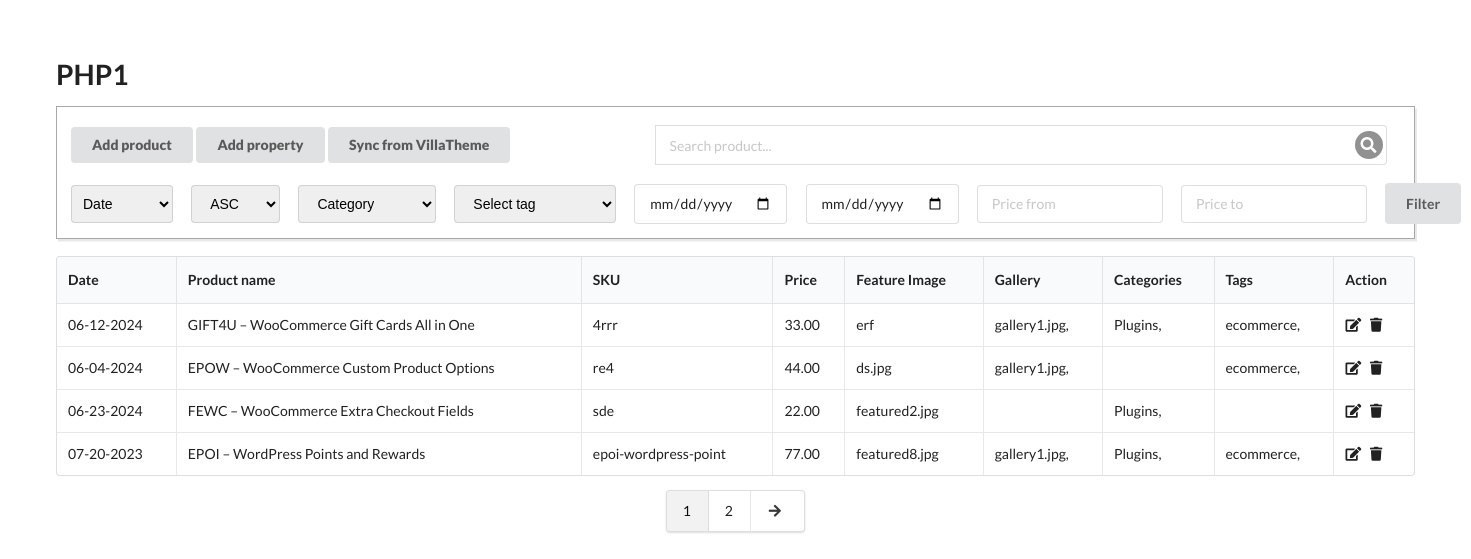
Screenshot of /web_php/web2/index.php with the database file from the repository.
### tables this page shows
CREATE TABLE `products` (
  `id` int(11) NOT NULL,
  `sku` varchar(20) DEFAULT NULL,
  `title` varchar(50) DEFAULT NULL,
  `price` decimal(12,2) DEFAULT NULL,
  `featured_image` varchar(100) DEFAULT NULL,
  `date` date DEFAULT NULL
);

CREATE TABLE `gallery` (
  `id` int(11) NOT NULL,
  `name` varchar(100) NOT NULL
);

CREATE TABLE `category` (
  `id` int(11) NOT NULL,
  `name` varchar(200) NOT NULL
);

CREATE TABLE `tags` (
  `id` int(11) NOT NULL,
  `name` varchar(100) NOT NULL
);

### web_php/web2/index.php (the view, shortened to what this page needs)
<?php
include("db.php");
$products_per_page = 4;
$current_page = isset($_GET['page']) ? (int)$_GET['page'] : 1;
$offset = ($current_page - 1) * $products_per_page;
$total_products_query = "SELECT COUNT(*) as total FROM products WHERE 1=1";
$query = "SELECT * FROM products WHERE 1=1";
$sort_option = "";
$date_filter = "";
$begin_date = "";
$end_date = "";
$price_from = "";
$price_to = "";
$query .= " LIMIT $products_per_page OFFSET $offset";
$total_products_result = mysqli_query($conn, $total_products_query);
$total_products_row = mysqli_fetch_assoc($total_products_result);
$total_products = $total_products_row['total'];
$total_pages = ceil($total_products / $products_per_page);
?>
<!DOCTYPE html>
<html lang="en">
<head>
    <link rel="stylesheet" href="https://cdnjs.cloudflare.com/ajax/libs/semantic-ui/2.5.0/semantic.min.css" />
    <link rel="stylesheet" href="style.css">
</head>
<body>
    <h1>PHP1</h1>
    <header>
        <div class="ui secondary menu">
            <a href="add.php" class="ui button openModal">Add product</a>
            <a href="add_property.php" class="ui button">Add property</a>
            <a class="ui button">Sync from VillaTheme</a>
            <div class="right menu">
                <form action="" method="post">
                    <div class="item">
                        <div class="ui icon input">
                            <input name="search" class="search_input" type="text" placeholder="Search product...">
                            <button name="search_btn" class="search_btn">
                                <i class="search link icon"></i>
                            </button>
                        </div>
                    </div>
                </form>
            </div>
        </div>
        <form action="" method="GET">
            <div class="filter_box">
                <div>
                    <select name="date_filter" class="ui dropdown">
                        <option value="">Date</option>
                    </select>
                </div>
                <div>
                    <select name="sort_alphabet" class="asc ui dropdown">
                        <option value="a-z" <?php if (isset($_GET['sort_alphabet']) && $_GET['sort_alphabet'] == "a-z") echo 'selected'; ?>>ASC</option>
                    </select>
                </div>
                <div>
                    <select name="cat_filter" class=" cate ui dropdown">
                        <option value="">Category</option>
                    </select>
                </div>
                <div>
                    <select name="tag_filter" class="tag ui dropdown">
                        <option value="">Select tag</option>
                    </select>
                </div>
                <div class="ui input">
                    <input type="date" name="begin_date" value="<?php echo isset($_GET['begin_date']) ? $_GET['begin_date'] : ''; ?>">
                </div>
                <div class="ui input">
                    <input type="date" name="end_date" value="<?php echo isset($_GET['end_date']) ? $_GET['end_date'] : ''; ?>">
                </div>
                <div class="ui input">
                    <input type="text" name="price_from" placeholder="Price from" value="<?php echo isset($_GET['price_from']) ? $_GET['price_from'] : ''; ?>">
                </div>
                <div class="ui input">
                    <input type="text" name="price_to" placeholder="Price to" value="<?php echo isset($_GET['price_to']) ? $_GET['price_to'] : ''; ?>">
                </div>
                <button type="submit" class="filter ui button">Filter</button>
            </div>
        </form>
    </header>
    <section class="table_box">
        <table class="ui celled table">
            <?php
            $query_run = mysqli_query($conn, $query);
            if (mysqli_num_rows($query_run) > 0) {
                echo "<thead>
                    <tr>
                        <th>Date</th>
                        <th>Product name</th>
                        <th>SKU</th>
                        <th>Price</th>
                        <th>Feature Image</th>
                        <th>Gallery</th>
                        <th>Categories</th>
                        <th>Tags</th>
                        <th>Action</th>
                    </tr>
                    </thead>";
                foreach ($query_run as $row) {
                    $date = $row['date'];
                    $phpdate = strtotime($date);
                    $mysqldate = date('m-d-Y', $phpdate);
                    $title = $row['title'];
                    $sku = $row['sku'];
                    $price = $row['price'];
                    $featured_image = $row['featured_image'];
            ?>
                    <tbody>
                        <tr>
                            <td><?php echo $mysqldate; ?></td>
                            <td><?php echo $title; ?></td>
                            <td><?php echo $sku; ?></td>
                            <td><?php echo $price; ?></td>
                            <td><?php echo $featured_image; ?></td>
                            <td>
                                <?php
                                $catsql1 = "SELECT gallery.name FROM gallery
                                            INNER JOIN product_gallery ON gallery.id = product_gallery.gallery_id
                                            WHERE product_gallery.product_id= '" . $row['id'] . "'";
                                $catresult1 = mysqli_query($conn, $catsql1);
                                while ($catdata = mysqli_fetch_array($catresult1)) {
                                    echo $catdata['name'] . ',';
                                }
                                ?>
                            </td>
                            <td>
                                <?php
                                $catsql = "SELECT category.name FROM category
                                            INNER JOIN product_cat ON category.id = product_cat.cat_id
                                            WHERE product_cat.product_id= '" . $row['id'] . "'";
                                $catresult = mysqli_query($conn, $catsql);
                                while ($catdata = mysqli_fetch_array($catresult)) {
                                    echo $catdata['name'] . ',';
                                }
                                ?>
                            </td>
                            <td>
                                <?php
                                $catsql = "SELECT tags.name FROM tags
                                            INNER JOIN product_tags ON tags.id = product_tags.tag_id
                                            WHERE product_tags.product_id= '" . $row['id'] . "'";
                                $catresult = mysqli_query($conn, $catsql);
                                while ($catdata = mysqli_fetch_array($catresult)) {
                                    echo $catdata['name'] . ',';
                                }
                                ?>
                            </td>
                            <td data-label="Job">
                                <a href="edit.php?editid=<?php echo $row['id']; ?>" class="btn_edit openModal_edit">
                                    <i class="edit icon"></i>
                                </a>
                                <a href="delete.php?deleteid=<?php echo $row['id']; ?>" class="btn_delete">
                                    <i class="trash icon"></i>
                                </a>
                            </td>
                        </tr>
                    </tbody>
            <?php
                }
            } else {
                echo '<h2>Data not found</h2>';
            }
            ?>
        </table>
        <div class="box_navigation">
            <div aria-label="Pagination Navigation" role="navigation" class="ui pagination menu">
                <?php for ($i = 1; $i <= $total_pages; $i++) : ?>
                    <a href="?page=<?php echo $i; ?>&date_filter=<?php echo $date_filter; ?>&sort_alphabet=<?php echo $sort_option; ?>&begin_date=<?php echo $begin_date; ?>&end_date=<?php echo $end_date; ?>&price_from=<?php echo $price_from; ?>&price_to=<?php echo $price_to; ?>" class="item <?php if ($current_page == $i) echo 'active'; ?>"><?php echo $i; ?></a>
                <?php endfor; ?>
                <?php if ($current_page < $total_pages) : ?>
                    <a href="?page=<?php echo $current_page + 1; ?>&date_filter=<?php echo $date_filter; ?>&sort_alphabet=<?php echo $sort_option; ?>&begin_date=<?php echo $begin_date; ?>&end_date=<?php echo $end_date; ?>&price_from=<?php echo $price_from; ?>&price_to=<?php echo $price_to; ?>" class="item">
                        <i class="arrow right icon"></i>
                    </a>
                <?php endif; ?>
            </div>
        </div>
    </section>
</body>
</html>

### web_php/web2/style.css (style rules this page uses)
body { padding: 4rem; }
header { padding: 1rem; border: 1px solid #aba7a7; box-shadow: 2px 2.5px #807b7b2d; }
header .menu { display: flex; align-items: center; margin-left: 0 !important; }
header .menu a { font-weight: 800 !important; }
.filter_box { display: flex; align-items: center; }
.filter_box>div { margin-right: 1.3rem !important; }
.filter_box .filter { height: 41px; }
.filter { flex-grow: 1; }
.table_box { margin-top: 1.2rem; }
.btn_delete { border: none; outline: none; background: #fff; cursor: pointer; color: unset; }
.btn_edit { border: none; outline: none; background: #fff; cursor: pointer; color: unset; }
.search_input { border-radius: 0 !important; border-right: none !important; width: 700px; height: 40px; }
.search_btn { border: 1px solid rgba(34, 36, 38, .15) !important; outline: 0; border-radius: 0 .28571429rem .28571429rem 0 !important; border-left: none !important; background: none ; display: flex; align-items: center; }
.search_btn i { font-size: 16px ; background: #767676; color: #fff; display: flex; align-items: center; justify-content: center; border-radius: 50%; padding: 1rem; }
select { border-radius: .28571429rem; }
.asc { padding: 0 1rem 0 1rem !important; }
.cate { padding: 0 3.2rem 0 1rem !important; }
.tag { padding: 0 3.2rem 0 1rem !important; }
.pagination { text-align: center; }
.box_navigation { text-align: center; }

### rows the page displays
products: date "06-12-2024", title "GIFT4U – WooCommerce Gift Cards All in One", sku "4rrr", price "33.00", featured_image "erf"
gallery: name "gallery1.jpg"
category: name "Plugins"
tags: name "ecommerce"
products: date "06-04-2024", title "EPOW – WooCommerce Custom Product Options", sku "re4", price "44.00", featured_image "ds.jpg"
products: date "06-23-2024", title "FEWC – WooCommerce Extra Checkout Fields", sku "sde", price "22.00", featured_image "featured2.jpg"
products: date "07-20-2023", title "EPOI – WordPress Points and Rewards", sku "epoi-wordpress-point", price "77.00", featured_image "featured8.jpg"
